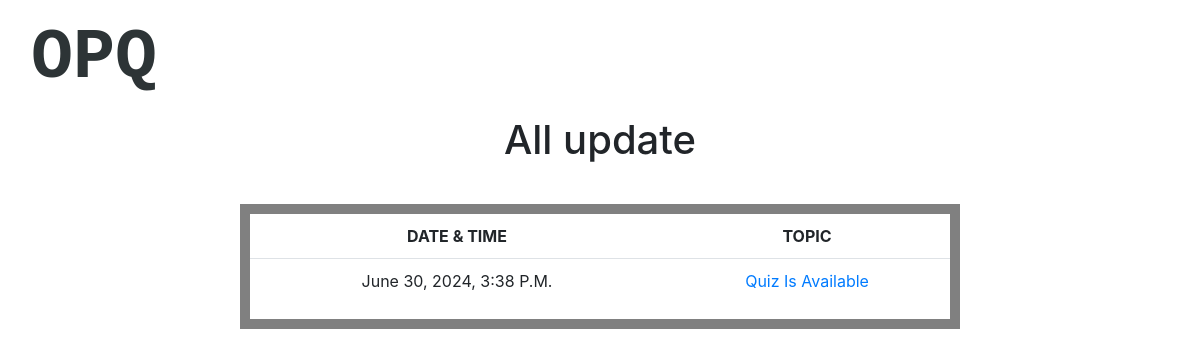
Page /allupdate/ on the earlier database version.
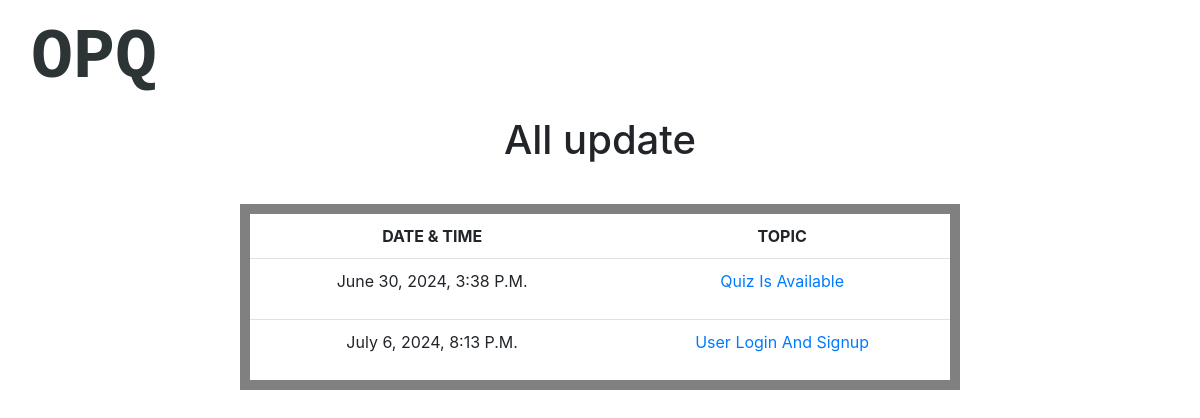
Same page on the later database version.
### All/models.py (models this page shows)
class update(models.Model):
    date=models.DateTimeField(auto_now=True)
    title=models.CharField(max_length=100)
    desc=models.TextField(max_length=1000)

### All/views.py (the view)
# urls.py: path('allupdate/',fb.allupdates)
def allupdates(request):
    totalupdate=update.objects.all()
    data={
        'totalupdate':totalupdate
    }
    return render(request,"allupdate.html",data)

### templates/allupdate.html (shortened to what this page needs)
{% extends "base2.html" %}
{% block base %}
<!DOCTYPE html>
<html lang="en">
<head>
    <link rel="stylesheet" href="https://maxcdn.bootstrapcdn.com/font-awesome/4.7.0/css/font-awesome.min.css">
    <link rel="stylesheet" href="/static/bootstrap-css/bootstrap.css">
    <link rel="stylesheet" href="/static/css/styleWelcome.css">
</head>
<body>
<div>
    <div class="beforetable">
        <h1 style="text-align: center;">All update</h1>
        <table class="table">
            <tr>
                <th>DATE & TIME</th>
                <th>TOPIC</th>
            </tr>
                {% for update in totalupdate %}
                <tr>
                    <td><p>{{update.date}}</p></td>
                    <td><p><a href="/updatedetails/ {{update.id}}">{{update.title}}</a></p></td>
                </tr>
                {% endfor %}
        </table>
    </div>
</div>
</body>
</html>
{% endblock base %}

Differences in the rows shown:
added update: date "July 6, 2024, 8:13 P.m.", title "User Login And Signup"
